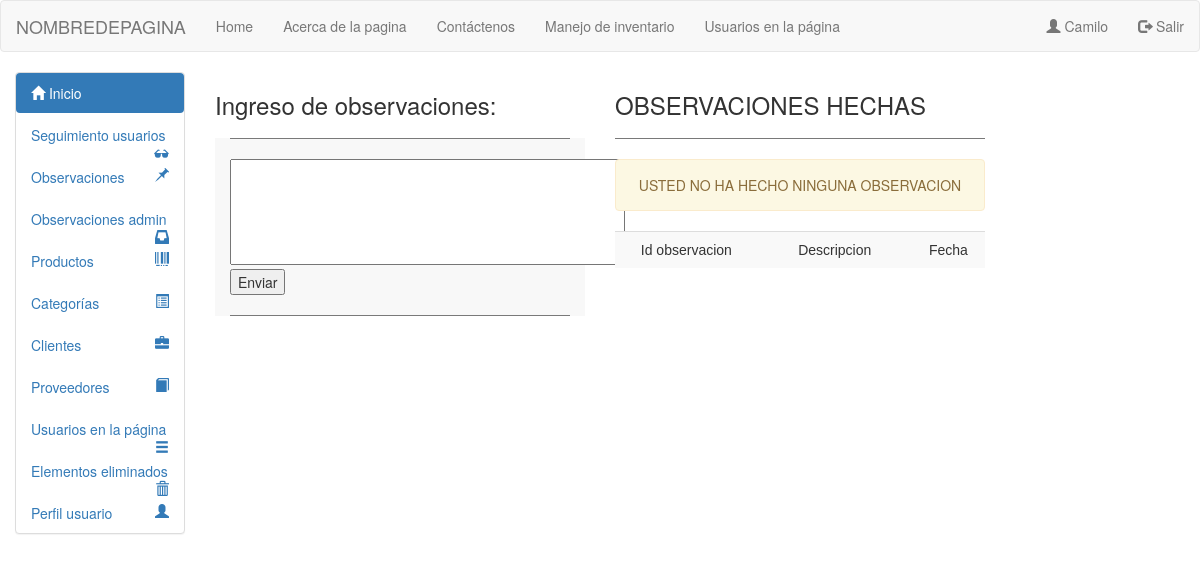
The app's page /vista/html/observacionesu.php (signed in), older data.
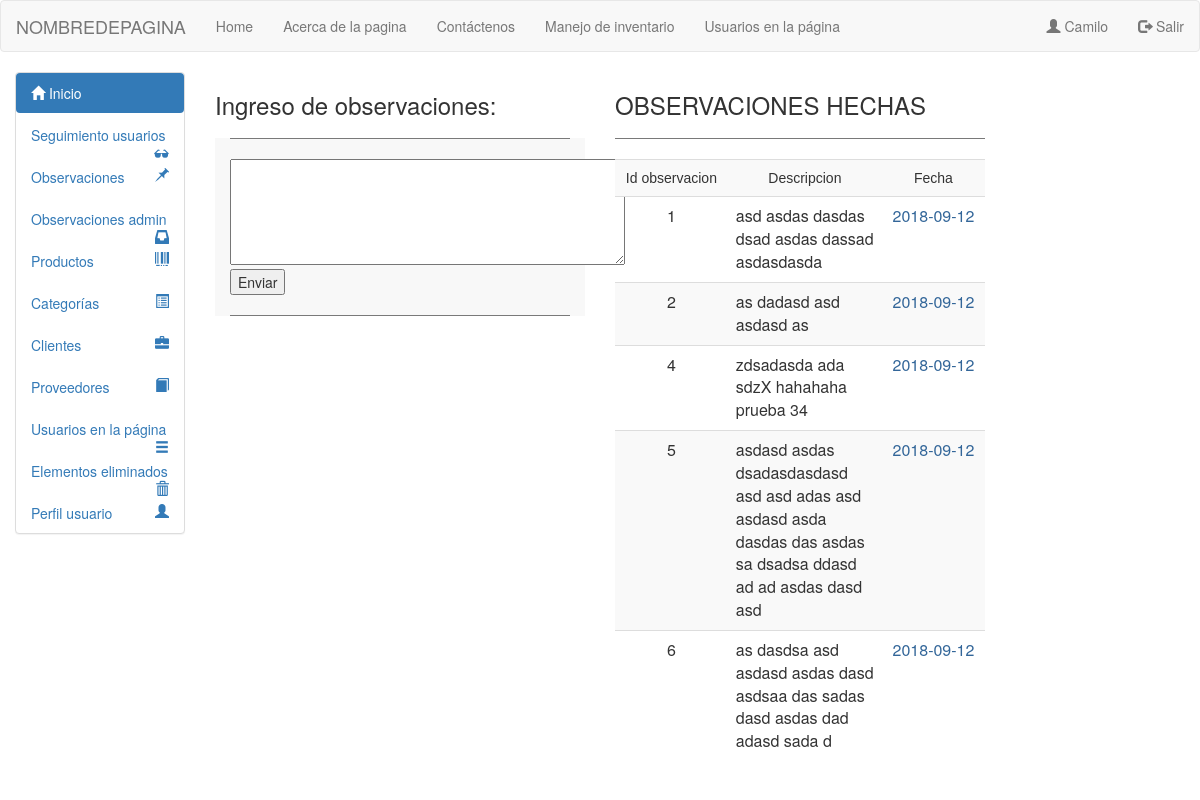
The same page, newer data.
### tables this page shows
CREATE TABLE `observaciones` (
  `id_observacion` int(11) NOT NULL,
  `usuario_observacion` varchar(50) NOT NULL,
  `desc_obeservacion` text NOT NULL,
  `fecha_observacion` date NOT NULL
);

### Modelo/conexion.php (called while the page is built, shortened)
<?php
class Conexion
{
public function __construct()
{
$this->con = new mysqli("localhost", "root", "", "inventcorp");
}
}
?>

### Modelo/mdlescape.php (called while the page is built)
<?php
class Escap
{
	public function escape($string){
		return htmlentities($string, ENT_QUOTES, 'UTF-8');
	}
}
?>

### modelo/mdlobservacionl.php (called while the page is built, shortened)
<?php
 include_once("conexion.php");
class Observl extends Conexion
{
    public function listar($doc)
    {
        $q = "select * from observaciones where usuario_observacion='$doc'";
        $consulta = $this->con->query($q) or die ('failed!' . $this->con->error);
        return $consulta;
    }
}
?>

### vista/html/observacionesu.php (the view, shortened to what this page needs)
<?php
include_once '../../modelo/mdlobservacionl.php';
include_once '../../modelo/mdlescape.php';
include_once 'header.php';
?>
<!DOCTYPE html>
<html lang="en">
<head>
  <link href="../bootstrap/css/bootstrap.min.css" rel="stylesheet" media="screen">
</head>
<body>
<div class="container-fluid">
<div class="row">
<div class="col-sm-2 col-md-2 sidebar">
<?php
include_once 'menulateral.php';
?>
</div>
<div class="col-sm-4 col-md-4">
  <h3>Ingreso de observaciones:</h3>
  <div class="navbar-form navbar-default">
    <hr style="border-top: 1px double #797979;">
    <form method="post" action="../../controlador/controlobservacion.php">
      <textarea name="des" rows="5" cols="50" maxlength="200" wrap="hard">
      </textarea>
      <br>
      <button type="submit" name="guardar">Enviar</button>
    </form>
    <hr style="border-top: 1px double #797979;">
  </div>
</div>
<div class="col-sm-4 col-md-4">
<h3>OBSERVACIONES HECHAS</h3>
<hr style="border-top: 1px double #797979;">
<table class="table table-hover table-striped"  align="center">
  <td align="center" style="font-family:Tahoma, Geneva, sans-serif">Id observacion</td>
  <td class="col-sm-5 col-md-5" align="center" style="font-family:Tahoma, Geneva, sans-serif">Descripcion</td>
  <td align="center" style="font-family:Tahoma, Geneva, sans-serif">Fecha</td>
<?php
    $objeto= new Observl;
    $objeto2= new Escap;
    $res=$objeto->listar($objeto2->escape($_SESSION['doc']));
    if($res->num_rows == 0)
    {
    echo "<div align='center' class='alert alert-warning'>USTED NO HA HECHO NINGUNA OBSERVACION</div>";
    }
    while($row = $res->fetch_array(MYSQLI_ASSOC)){
          ?>
            <tr style="font-size:16px">
            <td align="center"><?php echo $objeto2->escape($row['id_observacion']);?></td>
            <td align="left"><?php echo $objeto2->escape($row['desc_obeservacion']);?></td>
            <td style="color: #369" align="center"><?php echo $objeto2->escape($row['fecha_observacion']);?></td>
            </tr>
    <?php } $objeto->CloseDB();
?>
</table>
</div>
</div>
</div>
</body>
</html>

Row changes from the older to the newer data that the page shows:
added observaciones: id_observacion "1", desc_obeservacion "asd asdas dasdas dsad asdas dassad asdasdasda", fecha_observacion "2018-09-12"
added observaciones: id_observacion "2", desc_obeservacion "as dadasd asd asdasd as", fecha_observacion "2018-09-12"
added observaciones: id_observacion "4", desc_obeservacion "zdsadasda ada sdzX hahahaha prueba 34", fecha_observacion "2018-09-12"
added observaciones: id_observacion "5", desc_obeservacion "asdasd asdas dsadasdasdasd asd asd adas asd asdasd asda dasdas das asdas sa dsadsa ddasd ad ad asdas dasd asd", fecha_observacion "2018-09-12"
added observaciones: id_observacion "6", desc_obeservacion "as dasdsa asd asdasd asdas dasd asdsaa das sadas dasd asdas dad adasd sada d", fecha_observacion "2018-09-12"
Text that changed along with them:
text no longer shown: "USTED NO HA HECHO NINGUNA OBSERVACION"
